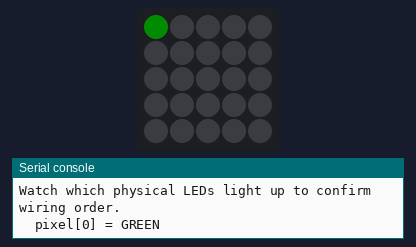
Simulated run of this program. Board: Raspberry Pi Pico running CircuitPython. Parts: 5×5 RGB LED matrix (first LED top left, wired row by row, every second row reversed), the last lines printed to the serial console. Dim RGB values are drawn brighter than linear.

Above: at 0.1 s.
At 16.1 s:
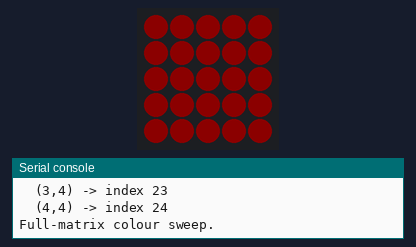
At 21.5 s:
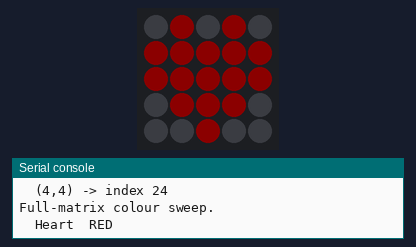
At 22.7 s:
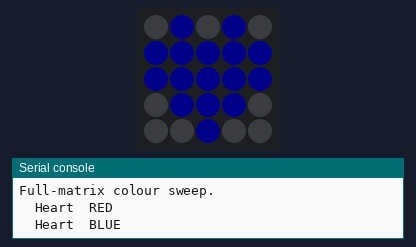
At 23.9 s:
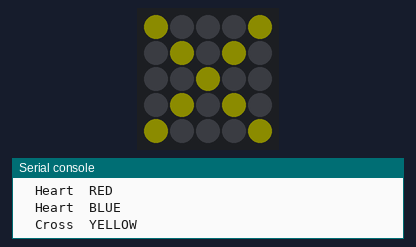
At 26.3 s:
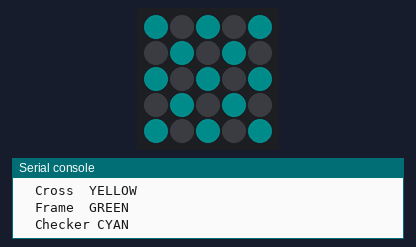

The program:

milestone2_ws2812b_5x5.py
```python
"""
MILESTONE 2: WS2812b 5x5 Matrix Test
=====================================
Drives a generic 5x5 WS2812b (NeoPixel) matrix via GP0 on the
YD-RP2040 board, through a TTL signal level-shifter module.

BOARD: YD-RP2040 by VCC-GND Studio (RP2040, USB-C, 16 MB flash)

PIN CHOICE: GP0 (physical pin 1 on the left header).

WIRING:
  YD-RP2040 GP0 ──────► Level-Shifter DIN  (signal in, 3.3V)
  Level-Shifter DOUT ──► WS2812b DIN       (signal out, 5V)
  5V PSU (+)  ─────────► WS2812b VCC + Level-Shifter high-voltage VCC (output side)
  GND (common) ────────► YD-RP2040 GND + Level-Shifter GND + WS2812b GND + PSU GND

  ** Do NOT connect Level-Shifter low-voltage VCC (input side) to 3.3V --
     it self-biases to 5V from the output side. Connecting might overload
     the MCU's power rail! **
  ** Common GND across all components is essential. **

PIXEL LAYOUT:
  Generic 5x5 matrices are usually wired in one of two patterns.
  This script lights pixels 0-4 (first five in the chain) so you can
  visually confirm which row/direction they follow.
  Adjust SERPENTINE below once you know your matrix wiring.

REQUIRES:
  circup install neopixel   (installs neopixel.mpy into lib/)
"""

import board
import neopixel
import time

# ---- Configuration ----
PIXEL_PIN = board.GP0  # physical pin 1, left header
NUM_PIXELS = 25  # 5 x 5
BRIGHTNESS = 0.05  # start very dim -- safe for eyes and power
SERPENTINE = True  # set False if your matrix is row-sequential

WIDTH = 5
HEIGHT = 5


# ---- Helper: (col, row) -> pixel index ----
def xy_to_index(x, y):
    """Map (x=col, y=row) to NeoPixel index, accounting for wiring."""
    if SERPENTINE:
        if y & 1 == 0:
            return y * WIDTH + x  # left-to-right
        else:
            return y * WIDTH + (WIDTH - 1 - x)  # right-to-left
    else:
        return y * WIDTH + x


# ---- Colours ----
OFF = (0, 0, 0)
RED = (255, 0, 0)
GREEN = (0, 255, 0)
BLUE = (0, 0, 255)
WHITE = (255, 255, 255)
YELLOW = (255, 255, 0)
CYAN = (0, 255, 255)
MAGENTA = (255, 0, 255)
ORANGE = (255, 120, 0)
COLORS = [RED, GREEN, BLUE, YELLOW, CYAN, MAGENTA, ORANGE, WHITE]

# ---- NeoPixel init ----
pixels = neopixel.NeoPixel(
    PIXEL_PIN,
    NUM_PIXELS,
    brightness=BRIGHTNESS,
    auto_write=False,
    pixel_order=neopixel.GRB,
)


def clear():
    pixels.fill(OFF)
    pixels.show()


def show_pattern(pattern_str, color=WHITE):
    """Display a 5x5 '#'/'. ' pattern string."""
    lines = [l.strip() for l in pattern_str.strip().splitlines() if l.strip()]
    for y, line in enumerate(lines[:HEIGHT]):
        chars = line.replace(" ", "")
        for x, ch in enumerate(chars[:WIDTH]):
            pixels[xy_to_index(x, y)] = color if ch == "#" else OFF
    pixels.show()


# ---- Test patterns ----
HEART = """
. # . # .
# # # # #
# # # # #
. # # # .
. . # . .
"""

CROSS = """
# . . . #
. # . # .
. . # . .
. # . # .
# . . . #
"""

FRAME = """
# # # # #
# . . . #
# . . . #
# . . . #
# # # # #
"""

CHECKER = """
# . # . #
. # . # .
# . # . #
. # . # .
# . # . #
"""

# ---- Demo routines ----


def test_first_five():
    """Light pixels 0-4 sequentially to help identify wiring direction."""
    print("Lighting pixels 0 -> 4 (first five in chain) one at a time.")
    print("Watch which physical LEDs light up to confirm wiring order.")
    for i in range(5):
        clear()
        pixels[i] = GREEN
        pixels.show()
        print(f"  pixel[{i}] = GREEN")
        time.sleep(1)
    clear()


def test_xy_grid():
    """Light each (col, row) position so you can verify the xy_to_index mapping."""
    print("Lighting (col, row) one by one  -- row-major order.")
    for y in range(HEIGHT):
        for x in range(WIDTH):
            clear()
            idx = xy_to_index(x, y)
            pixels[idx] = CYAN
            pixels.show()
            print(f"  ({x},{y}) -> index {idx}")
            time.sleep(0.4)
    clear()


def test_fill_colors():
    """Fill the entire matrix with each colour."""
    print("Full-matrix colour sweep.")
    for c in COLORS:
        pixels.fill(c)
        pixels.show()
        time.sleep(0.6)
    clear()


def test_patterns():
    """Show several 5x5 patterns."""
    patterns = [
        ("Heart  RED", HEART, RED),
        ("Heart  BLUE", HEART, BLUE),
        ("Cross  YELLOW", CROSS, YELLOW),
        ("Frame  GREEN", FRAME, GREEN),
        ("Checker CYAN", CHECKER, CYAN),
    ]
    for name, pat, col in patterns:
        print(f"  {name}")
        show_pattern(pat, col)
        time.sleep(1.2)
    clear()


def test_brightness_ramp():
    """Ramp brightness from 0 -> 0.3 -> 0 on a heart pattern."""
    print("Brightness ramp (heart pattern, 0 -> 0.3 -> 0).")
    steps = 30
    for i in range(steps):
        pixels.brightness = i / (steps / 0.3)
        show_pattern(HEART, MAGENTA)
        time.sleep(0.05)
    for i in range(steps, -1, -1):
        pixels.brightness = i / (steps / 0.3)
        show_pattern(HEART, MAGENTA)
        time.sleep(0.05)
    pixels.brightness = BRIGHTNESS
    clear()


# ---- Main ----
print()
print("=" * 60)
print("  MILESTONE 2  --  WS2812b 5x5 Matrix Test")
print("=" * 60)
print(f"  Board: YD-RP2040   Pin: GP0   Pixels: {NUM_PIXELS}")
print(f"  Brightness: {BRIGHTNESS}   Serpentine: {SERPENTINE}")
print()

cycle = 0
while True:
    cycle += 1
    print(f"--- cycle {cycle} ---")

    test_first_five()
    time.sleep(0.5)

    test_xy_grid()
    time.sleep(0.5)

    test_fill_colors()
    time.sleep(0.5)

    test_patterns()
    time.sleep(0.5)

    test_brightness_ramp()

    print(f"Cycle {cycle} done. Restarting in 3s...\n")
    time.sleep(3)
```

Measured:
- what the display in image 1 shows lasts 0.6 s, from 16.1 s to 16.7 s
- what the display in image 2 shows lasts 1.2 s, from 21.4 s to 22.6 s
